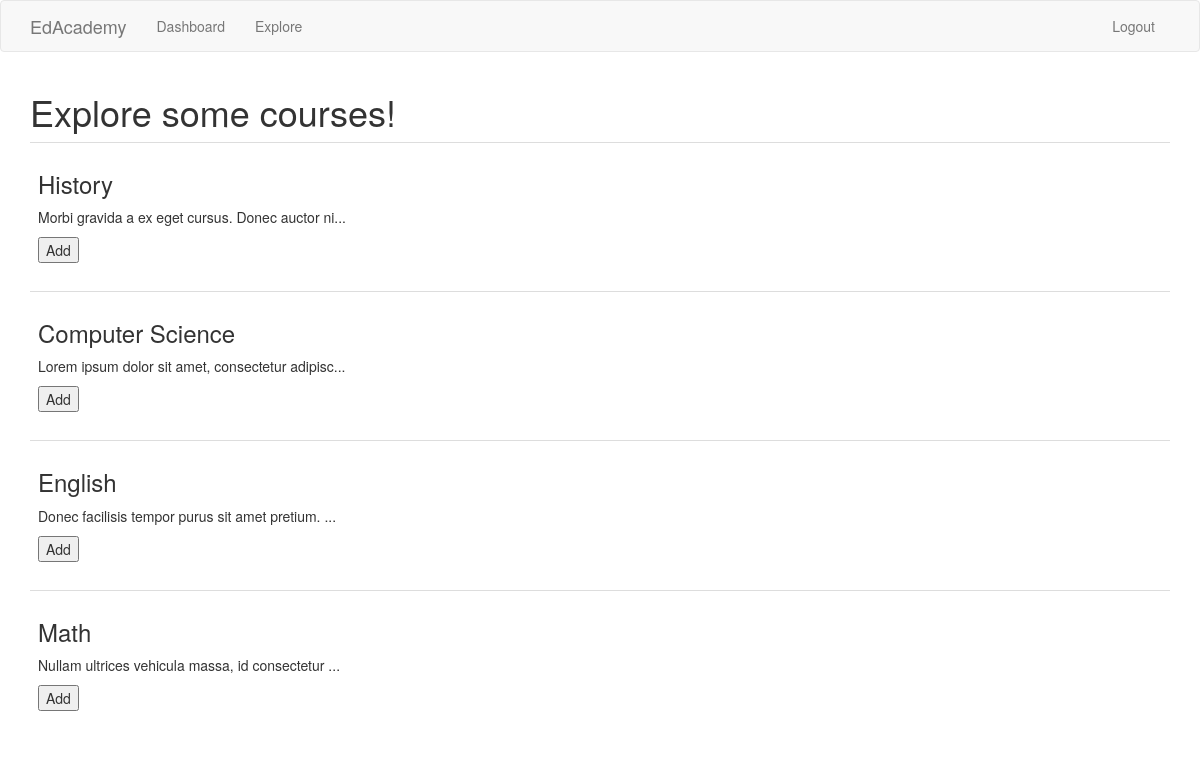
Page /explore (signed in) on the committed database.
### app/models.py (models this page shows, shortened)
class Course(db.Model):
    id = db.Column(db.Integer, primary_key=True)
    title = db.Column(db.String(140))
    body = db.Column(db.String(10000))
    timestamp = db.Column(db.DateTime, index=True, default=datetime.utcnow)

### app/routes.py (the view)
@app.route('/explore', methods=['GET','POST'])
@login_required
def explore():
    courses = Course.query.order_by(Course.timestamp.desc()).all()
    for c in current_user.courses:
        courses.remove(c)
    return render_template('explore.html', title='Explore', courses=courses)

### app/models.py (called while the page is built)
@login.user_loader
def load_user(id):
    return User.query.get(int(id))

### app/templates/explore.html (shortened to what this page needs)
{% extends "base.html" %}
{% block app_content %}
    <h1>Explore some courses!</h1>
    {% for course in courses %}
    <table class="table table-hover">
        <tr>
            <td width="20px">
                <h3>{{course.title}}</h3>
                <p>{{course.body|truncate(50, True)}}</p>
                <form action="/add_course/{{course.title}}" method="post">
                    <button type="submit">Add</button>
                </form>
            </td>
        </tr>
    </table>
    {% endfor %}
{% endblock %}

### app/templates/base.html (shortened to what this page needs)
{% extends 'bootstrap/base.html' %}
{% block navbar %}
    <nav class="navbar navbar-default">
        <div class="container">
            <div class="navbar-header">
                <a class="navbar-brand" href="{{ url_for('index') }}">EdAcademy</a>
            </div>
            <div class="collapse navbar-collapse" id="bs-example-navbar-collapse-1">
                <ul class="nav navbar-nav">
                    <li><a href="{{ url_for('index') }}">Dashboard</a></li>
                    <li><a href="{{ url_for('explore') }}">Explore</a></li>
                </ul>
                <ul class="nav navbar-nav navbar-right">
                    {% if current_user.is_anonymous %}
                    <li><a href="{{ url_for('login') }}">Login</a></li>
                    {% else %}
                    <li><a href="{{ url_for('logout') }}">Logout</a></li>
                    {% endif %}
                </ul>
            </div>
        </div>
    </nav>
{% endblock %}
{% block content %}
    <div class="container">
        {% block app_content %}{% endblock %}
    </div>
{% endblock %}

### rows in the picture
Course: title "History", body "Morbi gravida a ex eget cursus. Donec auctor ni..."
Course: title "Computer Science", body "Lorem ipsum dolor sit amet, consectetur adipisc..."
Course: title "English", body "Donec facilisis tempor purus sit amet pretium. ..."
Course: title "Math", body "Nullam ultrices vehicula massa, id consectetur ..."
